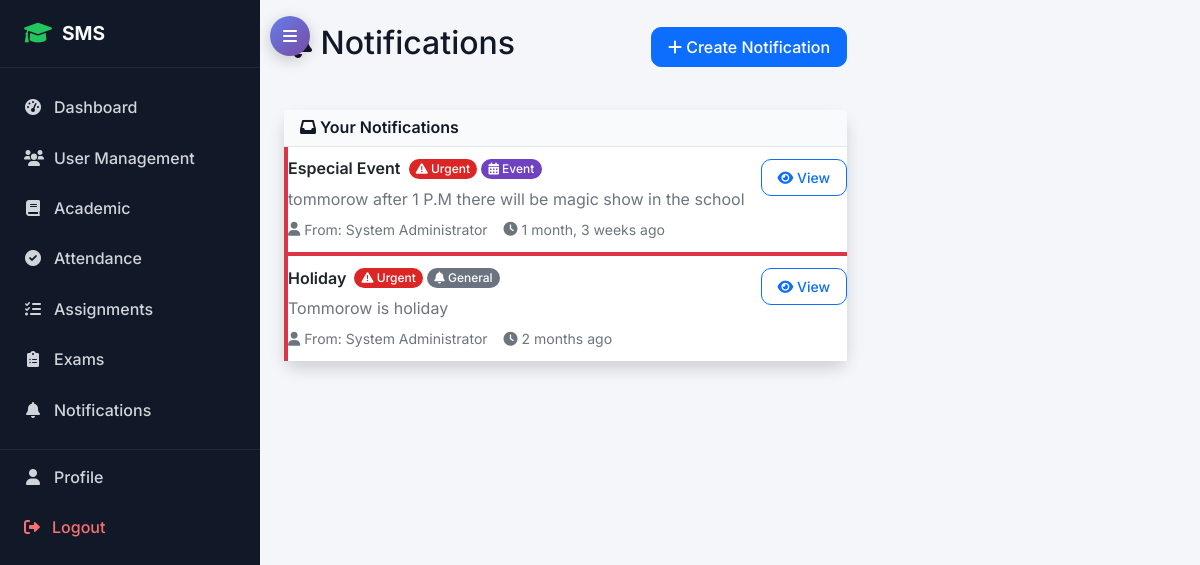
Page /notifications/ (signed in) on the committed database.
### notifications/models.py (models this page shows, shortened)
class Notification(models.Model):
    NOTIFICATION_TYPES = (
        ('general', 'General'),
        ('academic', 'Academic'),
        ('attendance', 'Attendance'),
        ('exam', 'Examination'),
        ('fee', 'Fee'),
        ('event', 'Event'),
    )
    PRIORITY_CHOICES = (
        ('low', 'Low'),
        ('medium', 'Medium'),
        ('high', 'High'),
        ('urgent', 'Urgent'),
    )
    title = models.CharField(max_length=200)
    message = models.TextField()
    notification_type = models.CharField(max_length=20, choices=NOTIFICATION_TYPES)
    priority = models.CharField(max_length=10, choices=PRIORITY_CHOICES, default='medium')
    recipients = models.ManyToManyField(User, related_name='notifications')
    sender = models.ForeignKey(User, on_delete=models.CASCADE, related_name='sent_notifications')
    is_read = models.BooleanField(default=False)
    send_email = models.BooleanField(default=False)
    created_at = models.DateTimeField(auto_now_add=True)
    class Meta:
        ordering = ['-created_at']

### accounts/models.py (models this page shows, shortened)
class User(AbstractUser):
    USER_TYPE_CHOICES = (
        ('admin', 'Admin'),
        ('student', 'Student'),
        ('teacher', 'Teacher'),
        ('parent', 'Parent'),
    )
    organization = models.ForeignKey('saas.Organization', on_delete=models.CASCADE, related_name='users', null=True, blank=True)
    user_type = models.CharField(max_length=10, choices=USER_TYPE_CHOICES)
    phone_regex = RegexValidator(regex=r'^\+?1?\d{9,15}$', message="Phone number must be entered in the format: '+999999999'. Up to 15 digits allowed.")
    phone_number = models.CharField(validators=[phone_regex], max_length=17, blank=True)
    address = models.TextField(blank=True)
    date_of_birth = models.DateField(null=True, blank=True)
    profile_picture = models.ImageField(upload_to='profile_pics/', blank=True, null=True)
    is_active = models.BooleanField(default=True)
    created_at = models.DateTimeField(auto_now_add=True)
    updated_at = models.DateTimeField(auto_now=True)

### notifications/views.py (the view)
# urls.py: path('', views.notification_list, name='notification_list'),
@login_required
def notification_list(request):
    notifications = Notification.objects.filter(recipients=request.user).order_by('-created_at')
    unread_notifications = notifications.exclude(
        notificationread__user=request.user
    )
    for notification in unread_notifications:
        NotificationRead.objects.get_or_create(
            notification=notification,
            user=request.user
        )
    context = {
        'notifications': notifications,
        'unread_count': unread_notifications.count()
    }
    return render(request, 'notifications/notification_list.html', context)

### accounts/auth_backend.py (called while the page is built)
    def get_user(self, user_id):
        try:
            db_alias = get_tenant_db()
            if db_alias and db_alias != 'default':
                return User.objects.using(db_alias).get(pk=user_id)
            return User.objects.get(pk=user_id)
        except User.DoesNotExist:
            return None

### saas/context_processors.py (called while the page is built)
def tenant_context(request):
    return {
        'current_organization': getattr(request, 'organization', None),
        'current_subscription': getattr(request, 'subscription', None),
    }

### saas/db_router.py (called while the page is built)
def set_tenant_db(organization_id=None):
    if organization_id:
        if isinstance(organization_id, str) and organization_id.startswith('tenant_'):
            _thread_locals.tenant_db = organization_id
        else:
            _thread_locals.tenant_db = f'tenant_{organization_id}'
    else:
        _thread_locals.tenant_db = 'default'

def get_tenant_db():
    return getattr(_thread_locals, 'tenant_db', 'default')

def clear_tenant_db():
    if hasattr(_thread_locals, 'tenant_db'):
        delattr(_thread_locals, 'tenant_db')

### saas/utils.py (called while the page is built)
def get_host_without_port(request):
    host = request.get_host().split(':', 1)[0].strip().lower()
    return host

def resolve_organization_from_request(request):
    host = get_host_without_port(request)
    organization = Organization.objects.filter(
        domains__domain__iexact=host,
        domains__is_active=True,
        is_active=True,
    ).distinct().first()
    if organization:
        return organization
    if host not in LOCAL_HOSTS:
        subdomain = host.split('.')[0]
        organization = Organization.objects.filter(subdomain=subdomain, is_active=True).first()
        if organization:
            return organization
    if settings.DEBUG and host in LOCAL_HOSTS:
        active_organizations = Organization.objects.filter(is_active=True).order_by('created_at')
        if active_organizations.count() == 1:
            return active_organizations.first()
    return None

def get_active_subscription(organization):
    if not organization:
        return None
    return organization.subscriptions.select_related('plan').order_by('-created_at').first()

### templates/notifications/notification_list.html (shortened to what this page needs)
{% extends 'base.html' %}
{% block content %}
<div class="row">
    <div class="col-12">
        <div class="d-flex justify-content-between align-items-center mb-4">
            <h2><i class="fas fa-bell"></i> Notifications</h2>
            {% if user.user_type == 'admin' or user.user_type == 'teacher' %}
            <a href="{% url 'notifications:create_notification' %}" class="btn btn-primary">
                <i class="fas fa-plus"></i> Create Notification
            </a>
            {% endif %}
        </div>
    </div>
</div>
{% if notifications %}
<div class="row">
    <div class="col-12">
        <div class="card shadow">
            <div class="card-header bg-primary text-white">
                <h6 class="m-0"><i class="fas fa-inbox"></i> Your Notifications</h6>
            </div>
            <div class="card-body p-0">
                <div class="list-group list-group-flush">
                    {% for notification in notifications %}
                    <div class="list-group-item {% if notification.priority == 'urgent' %}border-start border-danger border-4{% elif notification.priority == 'high' %}border-start border-warning border-4{% endif %}">
                        <div class="d-flex w-100 justify-content-between align-items-start">
                            <div class="flex-grow-1">
                                <div class="d-flex align-items-center mb-2">
                                    <h6 class="mb-0 me-2">{{ notification.title }}</h6>
                                    {% if notification.priority == 'urgent' %}
                                        <span class="badge bg-danger">
                                            <i class="fas fa-exclamation-triangle"></i> Urgent
                                        </span>
                                    {% elif notification.priority == 'high' %}
                                        <span class="badge bg-warning">
                                            <i class="fas fa-exclamation"></i> High
                                        </span>
                                    {% elif notification.priority == 'medium' %}
                                        <span class="badge bg-info">
                                            <i class="fas fa-info-circle"></i> Medium
                                        </span>
                                    {% else %}
                                        <span class="badge bg-secondary">
                                            <i class="fas fa-circle"></i> Low
                                        </span>
                                    {% endif %}
                                    {% if notification.notification_type == 'academic' %}
                                        <span class="badge bg-primary ms-1">
                                            <i class="fas fa-graduation-cap"></i> Academic
                                        </span>
                                    {% elif notification.notification_type == 'attendance' %}
                                        <span class="badge bg-success ms-1">
                                            <i class="fas fa-calendar-check"></i> Attendance
                                        </span>
                                    {% elif notification.notification_type == 'exam' %}
                                        <span class="badge bg-warning ms-1">
                                            <i class="fas fa-clipboard-list"></i> Exam
                                        </span>
                                    {% elif notification.notification_type == 'fee' %}
                                        <span class="badge bg-info ms-1">
                                            <i class="fas fa-dollar-sign"></i> Fee
                                        </span>
                                    {% elif notification.notification_type == 'event' %}
                                        <span class="badge bg-purple ms-1">
                                            <i class="fas fa-calendar-alt"></i> Event
                                        </span>
                                    {% else %}
                                        <span class="badge bg-secondary ms-1">
                                            <i class="fas fa-bell"></i> General
                                        </span>
                                    {% endif %}
                                </div>
                                <p class="mb-2 text-muted">{{ notification.message|truncatewords:30 }}</p>
                                <div class="d-flex align-items-center text-muted small">
                                    <i class="fas fa-user me-1"></i>
                                    <span class="me-3">From: {{ notification.sender.get_full_name|default:notification.sender.username }}</span>
                                    <i class="fas fa-clock me-1"></i>
                                    <span>{{ notification.created_at|timesince }} ago</span>
                                </div>
                            </div>
                            <div class="ms-3">
                                <button class="btn btn-sm btn-outline-primary" type="button"
                                        data-bs-toggle="collapse" data-bs-target="#notification-{{ notification.id }}"
                                        aria-expanded="false">
                                    <i class="fas fa-eye"></i> View
                                </button>
                            </div>
                        </div>
                    </div>
                    {% endfor %}
                </div>
            </div>
        </div>
    </div>
</div>
{% endif %}
{% endblock %}

### templates/notifications/notification_list.html (style rules this page uses)
.bg-purple { background-color: #6f42c1 !important; }

### rows in the picture
Notification: title "Especial Event", priority "urgent" (drawn), notification_type "event" (drawn), message "tommorow after 1 P.M there will be magic show in the school", sender.get_full_name "System Administrator", created_at "1 month, 3 weeks"
Notification: title "Holiday", priority "urgent" (drawn), notification_type "general" (drawn), message "Tommorow is holiday", sender.get_full_name "System Administrator", created_at "2 months"
